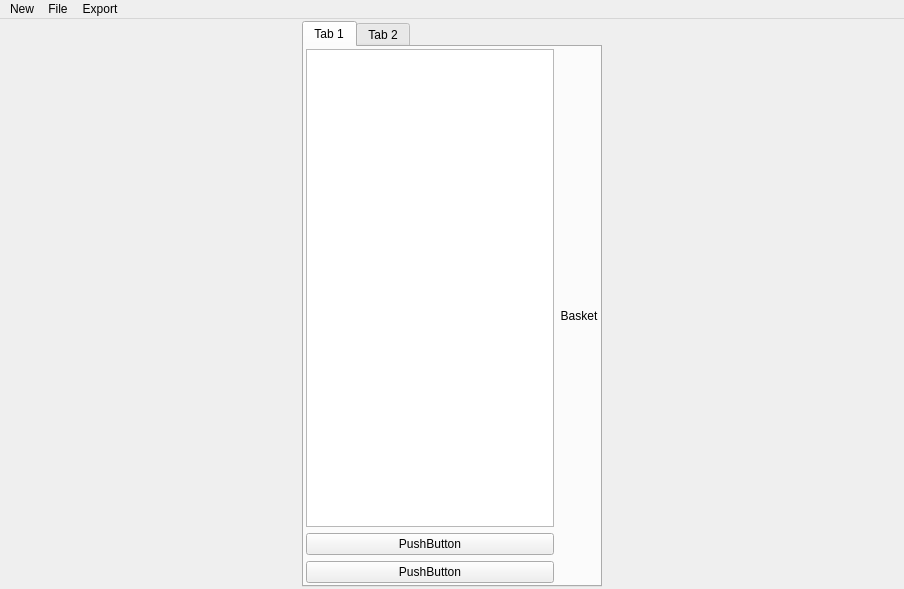
<?xml version="1.0" encoding="UTF-8"?>
<ui version="4.0">
 <class>AMultiGraphDesigner</class>
 <widget class="QMainWindow" name="AMultiGraphDesigner">
  <property name="geometry">
   <rect>
    <x>0</x>
    <y>0</y>
    <width>904</width>
    <height>589</height>
   </rect>
  </property>
  <property name="windowTitle">
   <string>Multi-graph designer</string>
  </property>
  <widget class="QWidget" name="centralwidget">
   <layout class="QHBoxLayout" name="lMainLayout">
    <property name="leftMargin">
     <number>2</number>
    </property>
    <property name="topMargin">
     <number>2</number>
    </property>
    <property name="rightMargin">
     <number>2</number>
    </property>
    <property name="bottomMargin">
     <number>2</number>
    </property>
    <item>
     <widget class="QTabWidget" name="tabWidget">
      <property name="maximumSize">
       <size>
        <width>300</width>
        <height>16777215</height>
       </size>
      </property>
      <property name="currentIndex">
       <number>0</number>
      </property>
      <widget class="QWidget" name="tab">
       <attribute name="title">
        <string>Tab 1</string>
       </attribute>
       <layout class="QHBoxLayout" name="horizontalLayout_2">
        <property name="leftMargin">
         <number>2</number>
        </property>
        <property name="topMargin">
         <number>2</number>
        </property>
        <property name="rightMargin">
         <number>2</number>
        </property>
        <property name="bottomMargin">
         <number>2</number>
        </property>
        <item>
         <layout class="QVBoxLayout" name="verticalLayout">
          <item>
           <widget class="QListView" name="GraphLayoutlw"/>
          </item>
          <item>
           <widget class="QPushButton" name="pushButton">
            <property name="text">
             <string>PushButton</string>
            </property>
           </widget>
          </item>
          <item>
           <widget class="QPushButton" name="pushButton_3">
            <property name="text">
             <string>PushButton</string>
            </property>
           </widget>
          </item>
         </layout>
        </item>
        <item>
         <layout class="QVBoxLayout" name="lBasketLayout">
          <item>
           <widget class="QLabel" name="label">
            <property name="text">
             <string>Basket</string>
            </property>
            <property name="alignment">
             <set>Qt::AlignCenter</set>
            </property>
           </widget>
          </item>
         </layout>
        </item>
       </layout>
      </widget>
      <widget class="QWidget" name="tab_2">
       <attribute name="title">
        <string>Tab 2</string>
       </attribute>
       <layout class="QVBoxLayout" name="lConfigurator">
        <property name="leftMargin">
         <number>2</number>
        </property>
        <property name="topMargin">
         <number>2</number>
        </property>
        <property name="rightMargin">
         <number>2</number>
        </property>
        <property name="bottomMargin">
         <number>2</number>
        </property>
        <item>
         <widget class="QPushButton" name="pushButton_2">
          <property name="text">
           <string>PushButton</string>
          </property>
         </widget>
        </item>
        <item>
         <widget class="QPushButton" name="pushButton_4">
          <property name="text">
           <string>PushButton</string>
          </property>
         </widget>
        </item>
        <item>
         <spacer name="verticalSpacer">
          <property name="orientation">
           <enum>Qt::Vertical</enum>
          </property>
          <property name="sizeHint" stdset="0">
           <size>
            <width>20</width>
            <height>454</height>
           </size>
          </property>
         </spacer>
        </item>
       </layout>
      </widget>
     </widget>
    </item>
   </layout>
  </widget>
  <widget class="QMenuBar" name="menubar">
   <property name="geometry">
    <rect>
     <x>0</x>
     <y>0</y>
     <width>904</width>
     <height>28</height>
    </rect>
   </property>
   <widget class="QMenu" name="menuNew">
    <property name="title">
     <string>New</string>
    </property>
    <widget class="QMenu" name="menuNew_design">
     <property name="title">
      <string>New design</string>
     </property>
     <addaction name="action1_x_2"/>
     <addaction name="action2_x_1"/>
     <addaction name="action2_x_2"/>
     <addaction name="action3_x_1"/>
     <addaction name="action3_x_2"/>
     <addaction name="action3_x3"/>
     <addaction name="actionCustom"/>
    </widget>
    <addaction name="menuNew_design"/>
   </widget>
   <widget class="QMenu" name="menuFile">
    <property name="title">
     <string>File</string>
    </property>
    <addaction name="actionSave"/>
    <addaction name="actionLoad"/>
   </widget>
   <widget class="QMenu" name="menuExport">
    <property name="title">
     <string>Export</string>
    </property>
    <addaction name="actionAs_pdf"/>
    <addaction name="actionAs_png"/>
    <addaction name="actionAs_ps"/>
    <addaction name="actionAs_eps"/>
   </widget>
   <addaction name="menuNew"/>
   <addaction name="menuFile"/>
   <addaction name="menuExport"/>
  </widget>
  <action name="action2_x_1">
   <property name="text">
    <string>2 x 1</string>
   </property>
  </action>
  <action name="action1_x_2">
   <property name="text">
    <string>1 x 2</string>
   </property>
  </action>
  <action name="action2_x_2">
   <property name="text">
    <string>2 x 2</string>
   </property>
  </action>
  <action name="action3_x_1">
   <property name="text">
    <string>3 x 1</string>
   </property>
  </action>
  <action name="action3_x_2">
   <property name="text">
    <string>3 x 2</string>
   </property>
  </action>
  <action name="action3_x3">
   <property name="text">
    <string>3 x3</string>
   </property>
  </action>
  <action name="actionCustom">
   <property name="text">
    <string>Custom</string>
   </property>
  </action>
  <action name="actionSave">
   <property name="text">
    <string>Save</string>
   </property>
  </action>
  <action name="actionLoad">
   <property name="text">
    <string>Load</string>
   </property>
  </action>
  <action name="actionAs_pdf">
   <property name="text">
    <string>As pdf</string>
   </property>
  </action>
  <action name="actionAs_png">
   <property name="text">
    <string>As png</string>
   </property>
  </action>
  <action name="actionAs_ps">
   <property name="text">
    <string>As ps</string>
   </property>
  </action>
  <action name="actionAs_eps">
   <property name="text">
    <string>As eps</string>
   </property>
  </action>
 </widget>
 <resources/>
 <connections/>
</ui>
